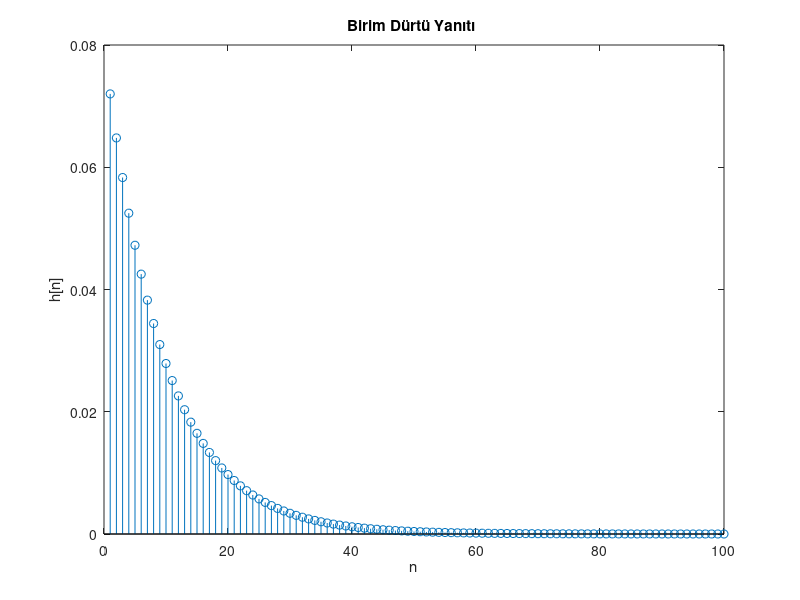
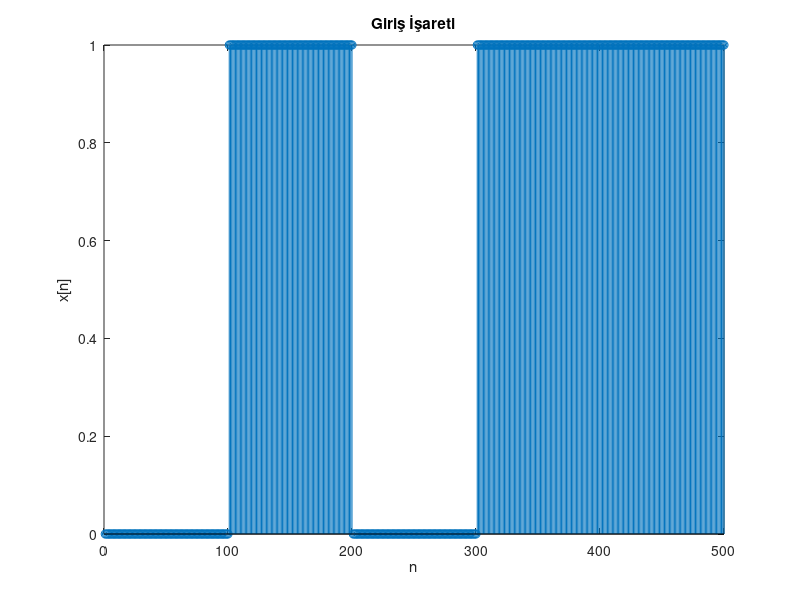
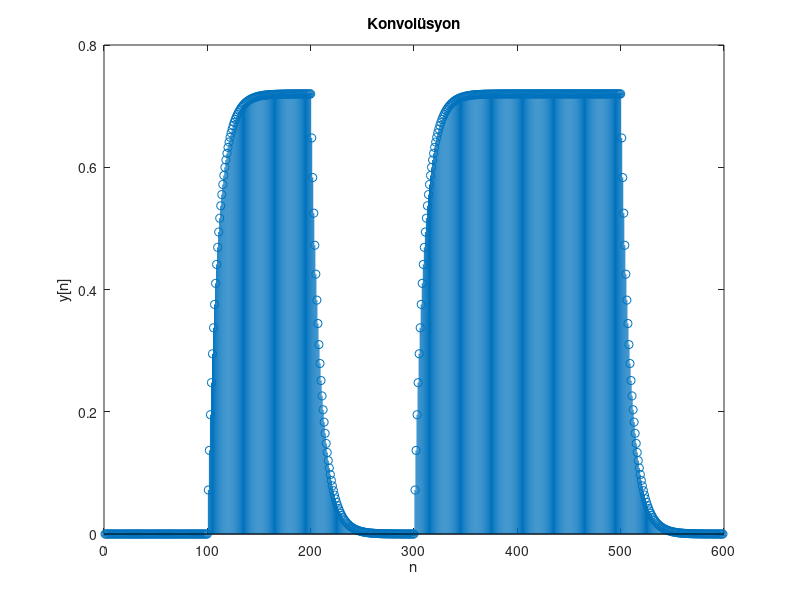

Here is the MATLAB script that generated these plots, in order:
clc;
clear all;
n=1:100;
h= 0.08*(0.9).^n;
% a)Birim dürtü yanıtı "h","stem" komutuyla çizdirildi.
figure(1);
stem(h);
xlabel('n');
ylabel('h[n]');
title('Birim Dürtü Yanıtı ');
% b) Giriş işareti"x","stem" komutu ile çizdirilmiştir.
x=[zeros(1,100) ones(1,100) zeros(1,100) ones(1,100) ones(1,100)];
figure(2);
stem(x);
xlabel('n');
ylabel('x[n]');
title('Giriş İşareti');
% c) y[n]= h[n]*x[n] "stem" komutu ile çizdirilmiştir.
for(n=1:100)
  h = 0.08*(0.9).^n;
  x=[zeros(1,100) ones(1,100) zeros(1,100) ones(1,100) ones(1,100)]; 
  a_h(n)=h;
  y=conv(a_h,x);
end
figure(3);
stem(y);
xlabel('n');
ylabel('y[n]');
title('Konvolüsyon');
  